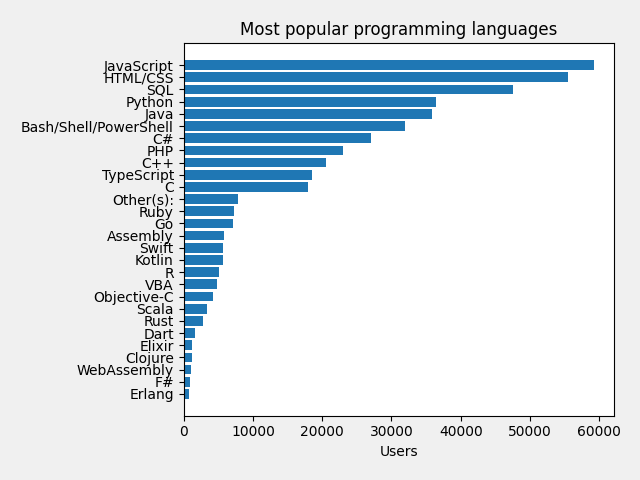

This chart was generated by the following Python code:
# https://www.youtube.com/watch?v=nKxLfUrkLE8

import csv
from collections import Counter
from matplotlib import pyplot as plt

with open("02 - Bar Charts and Analyzing Data from CSVs/Data.csv") as csv_file:
    csv_reader = csv.DictReader(csv_file)
    language_counter = Counter()
    for row in csv_reader:
        language_counter.update(row["LanguagesWorkedWith"].split(";"))

languages = []
users = []

for item in language_counter.most_common():
    languages.append(item[0])
    users.append(item[1])

languages.reverse()
users.reverse()

plt.barh(languages, users)
plt.title("Most popular programming languages")
plt.xlabel("Users")
plt.style.use('fivethirtyeight')
plt.savefig("C:/OtherProjects/Learning-MatPlotLib/02 - Bar Charts and Analyzing Data from CSVs/CSVs.png")
plt.show()